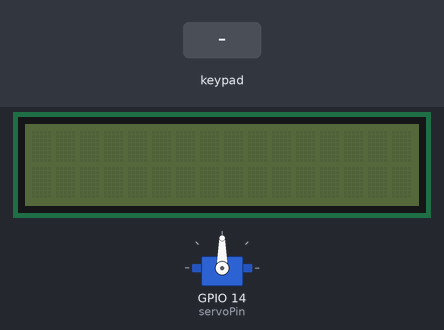
The sketch below on a simulated ESP32. Shown: 16×2 character LCD, servo. The test bench sets the inputs (shaded band). WiFi joins after 1.5 s; servers stay silent unless stated; uploads are accepted with an empty reply; the local clock reads 2024-03-15 10:24:30 at power-on unless the sketch sets it; what the sketch prints to the serial monitor is not drawn.

Above: at 3.2 s.
3.3 s: key 'A' pressed
At 5.2 s:
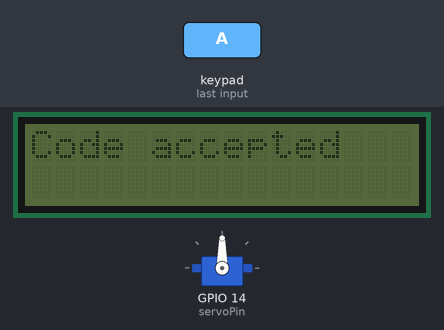
6.3 s: keypad keys 1 9 1 8 5 1 7 A pressed 0.4 s apart
At 10.3 s:
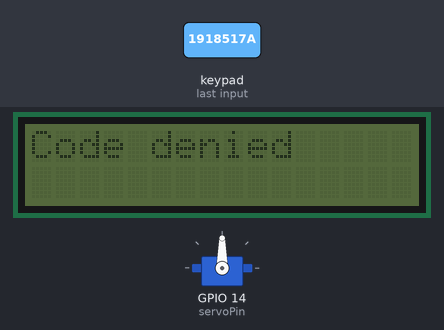
11.0 s: key 'C' pressed
At 12.1 s:
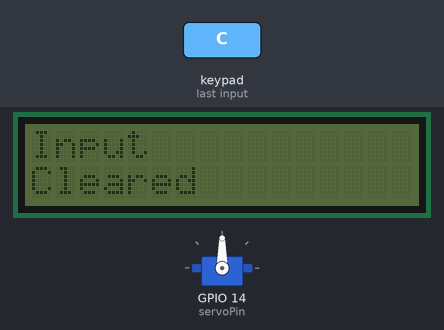
14.0 s: keypad keys 1 6 4 2 1 5 pressed 0.4 s apart
At 16.5 s:
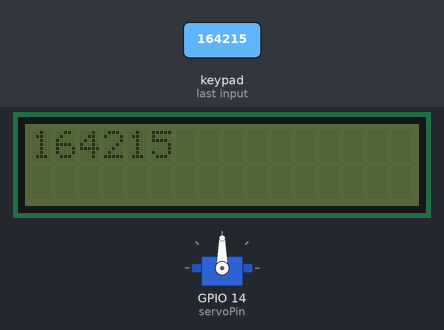
Timing chart, 0 to 18.0 s (numbered marks = the images above; inputs shaded):
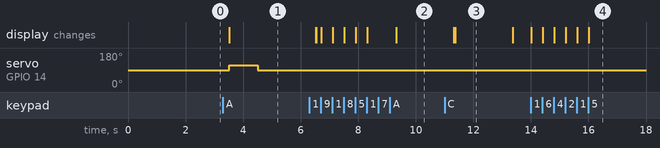

Measured:
- after the input at 3.3 s, servo on GPIO 14 (servoPin): 90° → 115° after 0.22 s, → 90° 1.0 s later; the display: changes after 0.22 s (image 1)
- after the input at 6.3 s, the display: first differs from a run without the input after 0.24 s (image 2 shows a later state)
- after the input at 11.0 s, the display: first differs from a run without the input after 0.36 s (image 3)
- after the input at 14.0 s, the display: first changes at once (image 4 shows a later state)
- what the display in image 3 shows lasts 2.0 s, from 11.4 s to 13.4 s

The sketch:

wifi-scan.ino
```cpp
#include <WiFi.h>
#include <HTTPClient.h>
#include <ArduinoJson.h>
#include <DHT.h>
#include <RTClib.h>
#include <ESP32Servo.h>
#include <Keypad.h>
#include <LiquidCrystal_I2C.h>
#include <Wire.h>
#include "InputCode.h"
#include "VerifyCode.h"

#define NTP_SERVER "pool.ntp.org"
#define UTC_OFFSET 3600
#define UTC_OFFSET_DST 0

const String ssid = "Wokwi-GUEST";
const String password = "";
const String serverUrl = "http://0.tcp.eu.ngrok.io:19737/";

int roomId = 1;

const int servoPin = 14;

Servo servo;

void setup()
{
  lcd.init();

  servo.attach(servoPin);
  servo.write(90);

  Serial.begin(115200);
  WiFi.begin(ssid, password);
  while (WiFi.status() != WL_CONNECTED) {
    delay(1000);
    Serial.println("Connecting to WiFi...");
  }
  Serial.println("Connected to WiFi");

  configTime(UTC_OFFSET, UTC_OFFSET_DST, NTP_SERVER);
  tm timeInfo;
  getLocalTime(&timeInfo);
}

void OpenDoor()
{
  int initPos = 90;
  servo.write(initPos + 25);
  delay(1000);
  servo.write(initPos);
}

void loop()
{
  static tm timeInfo;
  getLocalTime(&timeInfo);

  char key = keypad.getKey();

  switch (key)
  {
    case 'C':
    {
      clearArray();
      clearLCD(true);
      break;
    }
    case 'D':
    {
      deleteLastCharacter();
      printToLCD();
      break;
    }
    case 'A':
    {
      bool verified = VerifyCode(serverUrl, atoi(inputArray), roomId, timeInfo);
      if(verified)
      {
        printMessageToLCD("Code accepted");
        OpenDoor();
      }
      else
      {
        printMessageToLCD("Code denied");
      }
      delay(2000);
      clearArray();
      clearLCD(false);
      break;
    }
    case 'B':
    {
      break;
    }
    case '*':
    {
      break;
    }
    case '#':
    {
      break;
    }
    default:
    {
      if(isdigit(key))
      {
        addCharacter(key);
        printToLCD();
      }
    }
  }
}
```

InputCode.h
```cpp
#include <LiquidCrystal_I2C.h>
#include <Keypad.h>

#define ROW_NUM     4 // four rows
#define COLUMN_NUM  4 // four columns

char keys[ROW_NUM][COLUMN_NUM] =
{
  {'1','2','3', 'A'},
  {'4','5','6', 'B'},
  {'7','8','9', 'C'},
  {'*','0','#', 'D'}
};

byte pin_rows[ROW_NUM]      = {19,18,5,17};
byte pin_column[COLUMN_NUM] = {16,4,2,15};

LiquidCrystal_I2C lcd(0x27, 16, 2);
Keypad keypad = Keypad(makeKeymap(keys), pin_rows, pin_column, ROW_NUM, COLUMN_NUM);

const int maxInput = 6;

char inputArray[maxInput]; // Array to store entered characters (changed to size maxInput)
int arrayIndex = 0; // Index to keep track of the current position in the array

void addCharacter(char key)
{
  if (arrayIndex < maxInput)
  {
    inputArray[arrayIndex++] = key;
  }
}

void deleteLastCharacter()
{
  if (arrayIndex > 0) {
    arrayIndex--;
    inputArray[arrayIndex] = '\0';
  }
}

void clearArray()
{
  arrayIndex = 0;
  for (int i = 0; i < maxInput; i++) {
    inputArray[i] = '\0';
  }
}

void printToLCD()
{
  lcd.clear();
  lcd.setCursor(0, 0);
  lcd.print(inputArray);
}

void printMessageToLCD(String message)
{
  lcd.clear();
  lcd.setCursor(0, 0);
  lcd.print(message);
}

void clearLCD(bool outputMessage)
{
  lcd.clear();
  if(outputMessage)
  {
    lcd.setCursor(0, 0);
    lcd.print("Input");
    lcd.setCursor(0, 1);
    lcd.print("Cleared");
    delay(2000);
    lcd.clear();
  }
}
```

VerifyCode.h
```cpp
bool VerifyCode(String serverUrl, int code, int roomId, tm timestamp)
{
  HTTPClient http;
  String url = serverUrl + "api/booking/checkCode/" + String(roomId);

  http.begin(url);
  http.addHeader("Content-Type", "application/json");

  char formattedTime[25];
  strftime(formattedTime, sizeof(formattedTime), "%Y-%m-%dT%H:%M:%S.000Z", &timestamp);
  String notificationDateTime = String(formattedTime);

  DynamicJsonDocument jsonDocument(1024);
  jsonDocument["code"] = code;
  jsonDocument["timestamp"] = formattedTime;

  String jsonPayload;
  serializeJson(jsonDocument, jsonPayload);

  int httpResponseCode = http.POST(jsonPayload);

  Serial.printf("HTTP Response code: %d\n", httpResponseCode);
  if (httpResponseCode >= 200 && httpResponseCode <= 400)
  {
    DynamicJsonDocument jsonDocumentResponse(1024);
    deserializeJson(jsonDocumentResponse, http.getString());

    if (jsonDocumentResponse["code"].as<int>() == code)
    {
      return true;
    }
  }
  return false;
}
```
